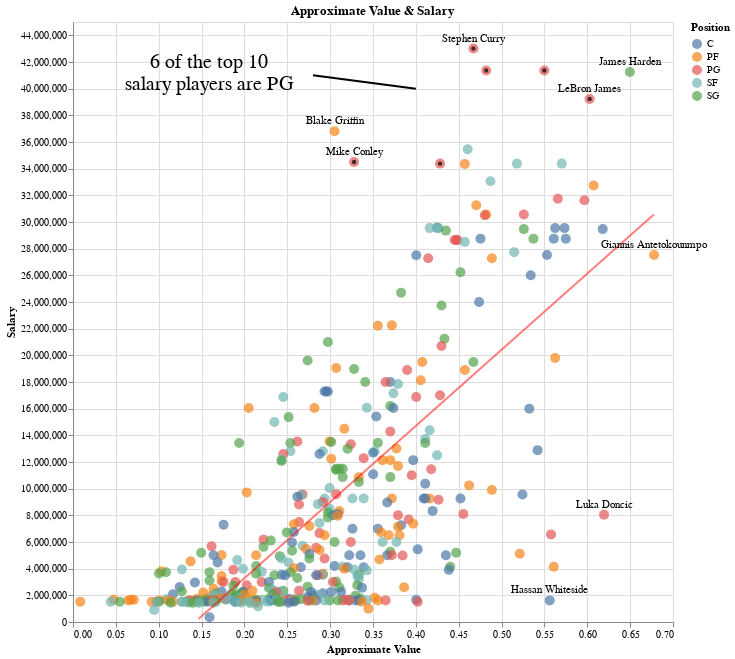

Notebook source saved alongside this figure:
### Code cell
# txt = alt.Chart(pred_df).mark_text().encode()
(base + line + point + annotation + a + b)

### Figure 1 — Vega-Lite specification as saved in the notebook (floating-point values rounded to 4 significant figures; data arrays with more than 128 entries replaced by an {"elided": "..."} marker saying what was removed)
{"config": {"view": {"continuousWidth": 400, "continuousHeight": 300}}, "layer": [{"data": {"name": "data-26895801722ba473749390cec331b75e"}, "mark": {"type": "circle", "size": 100}, "encoding": {"color": {"type": "nominal", "field": "Pos", "title": "Position"}, "x": {"type": "quantitative", "field": "AV", "title": "Approximate Value"}, "y": {"type": "quantitative", "field": "Salary", "scale": {"domain": [0, 45000000]}, "title": "Salary"}}, "height": 600, "title": "Approximate Value & Salary", "width": 600}, {"data": {"name": "data-74256a121283a65c07bcd9b6b3172718"}, "mark": {"type": "line", "color": "red", "opacity": 0.5}, "encoding": {"x": {"type": "quantitative", "field": "AV"}, "y": {"type": "quantitative", "field": "Salary", "scale": {"domain": [0, 45000000]}}}}, {"data": {"name": "data-c70e9aa3e0a8b28d6ea2a5c901d714ae"}, "mark": {"type": "circle", "color": "black", "size": 20}, "encoding": {"x": {"type": "quantitative", "field": "AV"}, "y": {"type": "quantitative", "field": "Salary"}}}, {"data": {"name": "data-f4e51bad1fc38cd21217c389182d5339"}, "mark": {"type": "text", "align": "center", "baseline": "middle", "dx": 7, "fontSize": 20, "lineBreak": "\n", "style": "bond"}, "encoding": {"text": {"type": "nominal", "field": "note"}, "x": {"type": "quantitative", "field": "AV"}, "y": {"type": "quantitative", "field": "salary"}}}, {"data": {"name": "data-575ebd35a80c968c8e8af3dac3583305"}, "mark": {"type": "line", "color": "black"}, "encoding": {"detail": {"type": "nominal", "field": "class"}, "x": {"type": "quantitative", "field": "x"}, "y": {"type": "quantitative", "field": "y"}}}, {"data": {"name": "data-cc1016ace96c93efc09bf44e436597d5"}, "mark": {"type": "text", "dy": -10}, "encoding": {"text": {"type": "nominal", "field": "player"}, "x": {"type": "quantitative", "field": "AV"}, "y": {"type": "quantitative", "field": "Salary"}}}], "$schema": "https://vega.github.io/schema/vega-lite/v4.8.1.json", "datasets": {"data-26895801722ba473749390cec331b75e": {"elided": "651 records"}, "data-74256a121283a65c07bcd9b6b3172718": [{"AV": 0.1464, "Salary": 231500.0}, {"AV": 0.1528, "Salary": 597100.0}, {"AV": 0.1592, "Salary": 962600.0}, {"AV": 0.1657, "Salary": 1328000.0}, {"AV": 0.1721, "Salary": 1694000.0}, {"AV": 0.1785, "Salary": 2059000.0}, {"AV": 0.1849, "Salary": 2425000.0}, {"AV": 0.1913, "Salary": 2790000.0}, {"AV": 0.1977, "Salary": 3156000.0}, {"AV": 0.2041, "Salary": 3521000.0}, {"AV": 0.2105, "Salary": 3887000.0}, {"AV": 0.2169, "Salary": 4253000.0}, {"AV": 0.2233, "Salary": 4618000.0}, {"AV": 0.2297, "Salary": 4984000.0}, {"AV": 0.2361, "Salary": 5349000.0}, {"AV": 0.2425, "Salary": 5715000.0}, {"AV": 0.2489, "Salary": 6080000.0}, {"AV": 0.2553, "Salary": 6446000.0}, {"AV": 0.2617, "Salary": 6811000.0}, {"AV": 0.2681, "Salary": 7177000.0}, {"AV": 0.2745, "Salary": 7542000.0}, {"AV": 0.2809, "Salary": 7908000.0}, {"AV": 0.2873, "Salary": 8274000.0}, {"AV": 0.2937, "Salary": 8639000.0}, {"AV": 0.3001, "Salary": 9005000.0}, {"AV": 0.3065, "Salary": 9370000.0}, {"AV": 0.3129, "Salary": 9736000.0}, {"AV": 0.3193, "Salary": 10100000.0}, {"AV": 0.3257, "Salary": 10470000.0}, {"AV": 0.3321, "Salary": 10830000.0}, {"AV": 0.3385, "Salary": 11200000.0}, {"AV": 0.3449, "Salary": 11560000.0}, {"AV": 0.3513, "Salary": 11930000.0}, {"AV": 0.3577, "Salary": 12290000.0}, {"AV": 0.3641, "Salary": 12660000.0}, {"AV": 0.3705, "Salary": 13030000.0}, {"AV": 0.3769, "Salary": 13390000.0}, {"AV": 0.3833, "Salary": 13760000.0}, {"AV": 0.3897, "Salary": 14120000.0}, {"AV": 0.3961, "Salary": 14490000.0}, {"AV": 0.4026, "Salary": 14850000.0}, {"AV": 0.409, "Salary": 15220000.0}, {"AV": 0.4154, "Salary": 15580000.0}, {"AV": 0.4218, "Salary": 15950000.0}, {"AV": 0.4282, "Salary": 16320000.0}, {"AV": 0.4346, "Salary": 16680000.0}, {"AV": 0.441, "Salary": 17050000.0}, {"AV": 0.4474, "Salary": 17410000.0}, {"AV": 0.4538, "Salary": 17780000.0}, {"AV": 0.4602, "Salary": 18140000.0}, {"AV": 0.4666, "Salary": 18510000.0}, {"AV": 0.473, "Salary": 18870000.0}, {"AV": 0.4794, "Salary": 19240000.0}, {"AV": 0.4858, "Salary": 19610000.0}, {"AV": 0.4922, "Salary": 19970000.0}, {"AV": 0.4986, "Salary": 20340000.0}, {"AV": 0.505, "Salary": 20700000.0}, {"AV": 0.5114, "Salary": 21070000.0}, {"AV": 0.5178, "Salary": 21430000.0}, {"AV": 0.5242, "Salary": 21800000.0}, {"AV": 0.5306, "Salary": 22160000.0}, {"AV": 0.537, "Salary": 22530000.0}, {"AV": 0.5434, "Salary": 22900000.0}, {"AV": 0.5498, "Salary": 23260000.0}, {"AV": 0.5562, "Salary": 23630000.0}, {"AV": 0.5626, "Salary": 23990000.0}, {"AV": 0.569, "Salary": 24360000.0}, {"AV": 0.5754, "Salary": 24720000.0}, {"AV": 0.5818, "Salary": 25090000.0}, {"AV": 0.5882, "Salary": 25450000.0}, {"AV": 0.5946, "Salary": 25820000.0}, {"AV": 0.601, "Salary": 26190000.0}, {"AV": 0.6074, "Salary": 26550000.0}, {"AV": 0.6138, "Salary": 26920000.0}, {"AV": 0.6202, "Salary": 27280000.0}, {"AV": 0.6266, "Salary": 27650000.0}, {"AV": 0.633, "Salary": 28010000.0}, {"AV": 0.6395, "Salary": 28380000.0}, {"AV": 0.6459, "Salary": 28740000.0}, {"AV": 0.6523, "Salary": 29110000.0}, {"AV": 0.6587, "Salary": 29480000.0}, {"AV": 0.6651, "Salary": 29840000.0}, {"AV": 0.6715, "Salary": 30210000.0}, {"AV": 0.6779, "Salary": 30570000.0}], "data-c70e9aa3e0a8b28d6ea2a5c901d714ae": [{"Player": "Stephen Curry", "Pos": "PG", "Age": 31, "Tm": "GSW", "G": 5, "GS": 5, "MP": 27.8, "FG": 6.6, "FGA": 16.4, "FG%": 0.402, "3P": 2.4, "3PA": 9.8, "3P%": 0.245, "2P": 4.2, "2PA": 6.6, "2P%": 0.636, "eFG%": 0.476, "FT": 5.2, "FTA": 5.2, "FT%": 1.0, "ORB": 0.8, "DRB": 4.4, "TRB": 5.2, "AST": 6.6, "STL": 1.0, "BLK": 0.4, "TOV": 3.2, "PF": 2.2, "PTS": 20.8, "Year": 2020, "AV": 0.4671, "TV": 29.01, "Height": 75.0, "Weight": 185.0, "Salary": 43010000.0, "Experience": 11.0}, {"Player": "Russell Westbrook", "Pos": "PG", "Age": 31, "Tm": "HOU", "G": 57, "GS": 57, "MP": 35.9, "FG": 10.6, "FGA": 22.5, "FG%": 0.472, "3P": 1.0, "3PA": 3.7, "3P%": 0.258, "2P": 9.6, "2PA": 18.7, "2P%": 0.514, "eFG%": 0.493, "FT": 5.1, "FTA": 6.7, "FT%": 0.763, "ORB": 1.8, "DRB": 6.2, "TRB": 7.9, "AST": 7.0, "STL": 1.6, "BLK": 0.4, "TOV": 4.5, "PF": 3.5, "PTS": 27.2, "Year": 2020, "AV": 0.5499, "TV": 34.04, "Height": 75.0, "Weight": 200.0, "Salary": 41360000.0, "Experience": 12.0}, {"Player": "Chris Paul", "Pos": "PG", "Age": 34, "Tm": "OKC", "G": 70, "GS": 70, "MP": 31.5, "FG": 6.2, "FGA": 12.7, "FG%": 0.489, "3P": 1.6, "3PA": 4.3, "3P%": 0.365, "2P": 4.6, "2PA": 8.3, "2P%": 0.554, "eFG%": 0.552, "FT": 3.6, "FTA": 4.0, "FT%": 0.907, "ORB": 0.4, "DRB": 4.6, "TRB": 5.0, "AST": 6.7, "STL": 1.6, "BLK": 0.2, "TOV": 2.3, "PF": 2.3, "PTS": 17.6, "Year": 2020, "AV": 0.4821, "TV": 17.24, "Height": 73.0, "Weight": 175.0, "Salary": 41360000.0, "Experience": 15.0}, {"Player": "LeBron James", "Pos": "PG", "Age": 35, "Tm": "LAL", "G": 67, "GS": 67, "MP": 34.6, "FG": 9.6, "FGA": 19.4, "FG%": 0.493, "3P": 2.2, "3PA": 6.3, "3P%": 0.348, "2P": 7.4, "2PA": 13.1, "2P%": 0.564, "eFG%": 0.55, "FT": 3.9, "FTA": 5.7, "FT%": 0.693, "ORB": 1.0, "DRB": 6.9, "TRB": 7.8, "AST": 10.2, "STL": 1.2, "BLK": 0.5, "TOV": 3.9, "PF": 1.8, "PTS": 25.3, "Year": 2020, "AV": 0.6028, "TV": 15.48, "Height": 81.0, "Weight": 250.0, "Salary": 39220000.0, "Experience": 17.0}, {"Player": "Mike Conley", "Pos": "PG", "Age": 32, "Tm": "UTA", "G": 47, "GS": 41, "MP": 29.0, "FG": 4.9, "FGA": 12.1, "FG%": 0.409, "3P": 2.0, "3PA": 5.4, "3P%": 0.375, "2P": 2.9, "2PA": 6.6, "2P%": 0.437, "eFG%": 0.494, "FT": 2.4, "FTA": 3.0, "FT%": 0.827, "ORB": 0.7, "DRB": 2.5, "TRB": 3.2, "AST": 4.4, "STL": 0.8, "BLK": 0.1, "TOV": 2.0, "PF": 2.2, "PTS": 14.4, "Year": 2020, "AV": 0.3279, "TV": 17.78, "Height": 73.0, "Weight": 175.0, "Salary": 34500000.0, "Experience": 13.0}, {"Player": "Kemba Walker", "Pos": "PG", "Age": 29, "Tm": "BOS", "G": 56, "GS": 56, "MP": 31.1, "FG": 6.8, "FGA": 15.9, "FG%": 0.425, "3P": 3.2, "3PA": 8.4, "3P%": 0.381, "2P": 3.5, "2PA": 7.4, "2P%": 0.476, "eFG%": 0.526, "FT": 3.7, "FTA": 4.3, "FT%": 0.864, "ORB": 0.6, "DRB": 3.2, "TRB": 3.9, "AST": 4.8, "STL": 0.9, "BLK": 0.5, "TOV": 2.1, "PF": 1.6, "PTS": 20.4, "Year": 2020, "AV": 0.4282, "TV": 32.96, "Height": 72.0, "Weight": 184.0, "Salary": 34380000.0, "Experience": 9.0}], "data-f4e51bad1fc38cd21217c389182d5339": [{"AV": 0.15, "salary": 42000000, "note": "6 of the top 10 \nsalary players are PG"}], "data-575ebd35a80c968c8e8af3dac3583305": [{"x": 0.28, "y": 41000000, "class": "A"}, {"x": 0.4, "y": 40000000, "class": "A"}], "data-cc1016ace96c93efc09bf44e436597d5": [{"AV": 0.3051, "Salary": 36810000.0, "player": "Blake Griffin"}, {"AV": 0.3279, "Salary": 34500000.0, "player": "Mike Conley"}, {"AV": 0.5562, "Salary": 1621000.0, "player": "Hassan Whiteside"}, {"AV": 0.6779, "Salary": 27530000.0, "player": "Giannis Antetokounmpo"}, {"AV": 0.6195, "Salary": 8049000.0, "player": "Luka Doncic"}, {"AV": 0.4671, "Salary": 43010000.0, "player": "Stephen Curry"}, {"AV": 0.6497, "Salary": 41250000.0, "player": "James Harden"}, {"AV": 0.6028, "Salary": 39220000.0, "player": "LeBron James"}]}}
